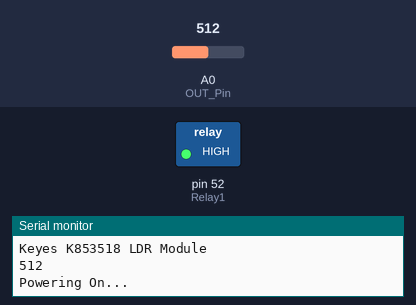
Bench run of a sketch on a simulated Arduino Mega 2560, built with avr-gcc and run on an emulated ATmega2560. On the bench: switched loads named in the sketch (green lamp = pin HIGH), the last lines printed to the serial monitor. The test bench sets the inputs (shaded band); at power-on: A0 (OUT_Pin) = 512.

Above: at 1.2 s.
1.3 s: A0 (OUT_Pin) set to 789
5.5 s: A0 (OUT_Pin) set to 816
At 7.7 s:
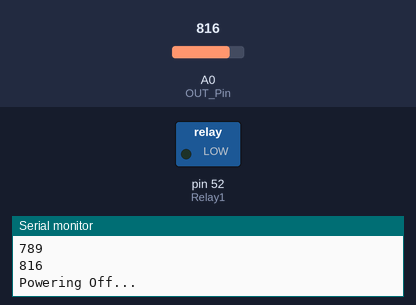
8.5 s: A0 (OUT_Pin) set to 638
12.2 s: A0 (OUT_Pin) set to 614
At 15.2 s:
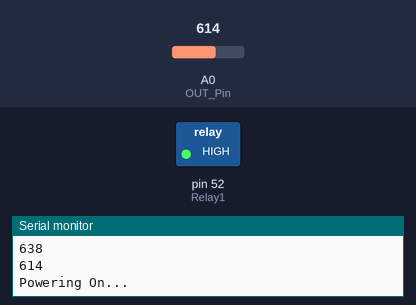
15.5 s: A0 (OUT_Pin) set to 810
At 18.5 s:
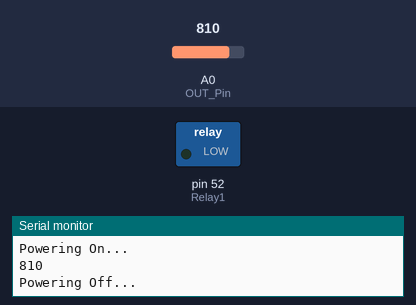
Timing chart, 0 to 20.0 s (numbered marks = the images above; inputs shaded):
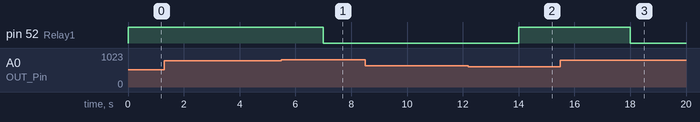

Measured:
- the behaviour switches between 799 and 800 on A0 (OUT_Pin) (found by bisection; images 0 and 1)
- the behaviour switches between 631 and 630 on A0 (OUT_Pin) (found by bisection; images 1 and 2)
- after the input at 5.5 s, pin 52 (Relay1): HIGH → LOW after 1.5 s
- after the input at 12.2 s, pin 52 (Relay1): LOW → HIGH after 1.8 s
- after the input at 15.5 s, pin 52 (Relay1): HIGH → LOW after 2.5 s

The sketch:

hackingsdn_IOTRELAY.ino
```cpp
// Arduino Mega 2560 alternating power on/off as a result of photoelectric sensor output
// Does not require an external 5v power source, USB power is adequate.
// Serial connection (9600 baud rate)

int Relay1 = 52;                              //Connect wire from pin 52 to positive (+) terminal on IOT relay.
                                              //Connect ground from Arduino to negative (-) terminal on IOT relay.
                                              //Connect 5V (red wire) and second ground (black wire) to Keyes K853518 LDR Module
int OUT_Pin = A0;                             //Connect Arduino A0 to third Keyes module (yellow) wire

void setup() {
  // put your setup code here, to run once:
  Serial.begin(9600);                         //Declare serial baud rate of 9600
  pinMode(Relay1, OUTPUT);                    //Relay1 (pin 52) will send output signal (to IOT Relay).
  Serial.println("Keyes K853518 LDR Module"); //Print module info.
}

void loop() {                                 //Do this forever!
  if (analogRead(OUT_Pin) <= 630){            //If analog reading is less than or equal t0 800 (i.e., windows' shades closed)...
    Serial.println(analogRead(OUT_Pin));      //Print photosensitive sensor's analog reading
    Serial.println("Powering On...");         //Print debug message, e.g. send power on signal to IOT Relay.
    digitalWrite(Relay1, HIGH);               //Send 'power off' signal to IOT Relay.
    delay(2000);
  }
  else if (analogRead(OUT_Pin) >= 800){       //If analog reading is greater than or equal to 800 (i.e., flashlight on sensor)...
    Serial.println(analogRead(OUT_Pin));      //Print display photosensitive sensor's analog reading
    Serial.println("Powering Off...");        //Print debug message
    digitalWrite(Relay1, LOW);                //Send 'power off' signal to IOT Relay.
    delay(2000);
  }
  else {                                      //Otherwise...
    Serial.println("Standby...");             //Print message, e.g. wait for a condition to match.
    Serial.println(analogRead(OUT_Pin));      //Print photosensitive sensor's analog reading
    delay(1000);
  }
  delay(2000);  //2000 ms = 2 seconds
}
```
